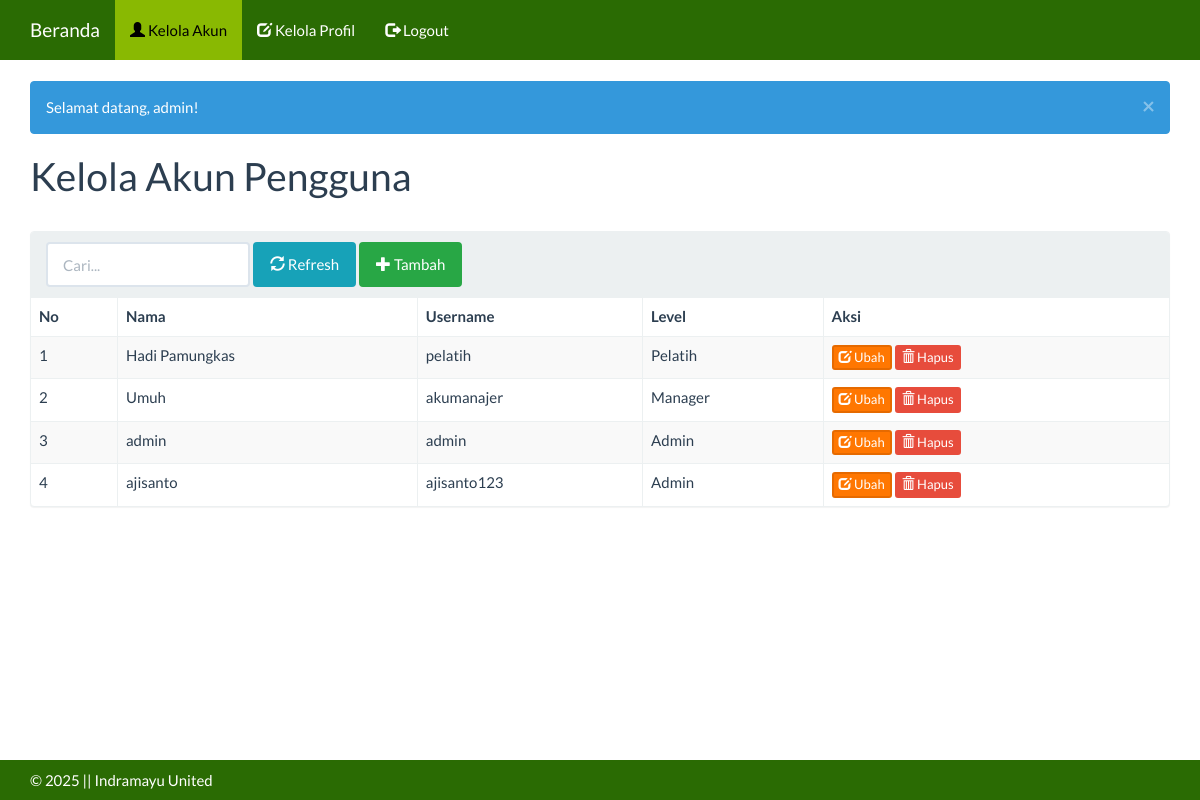
The app's page /index.php?m=akun (signed in), older data.
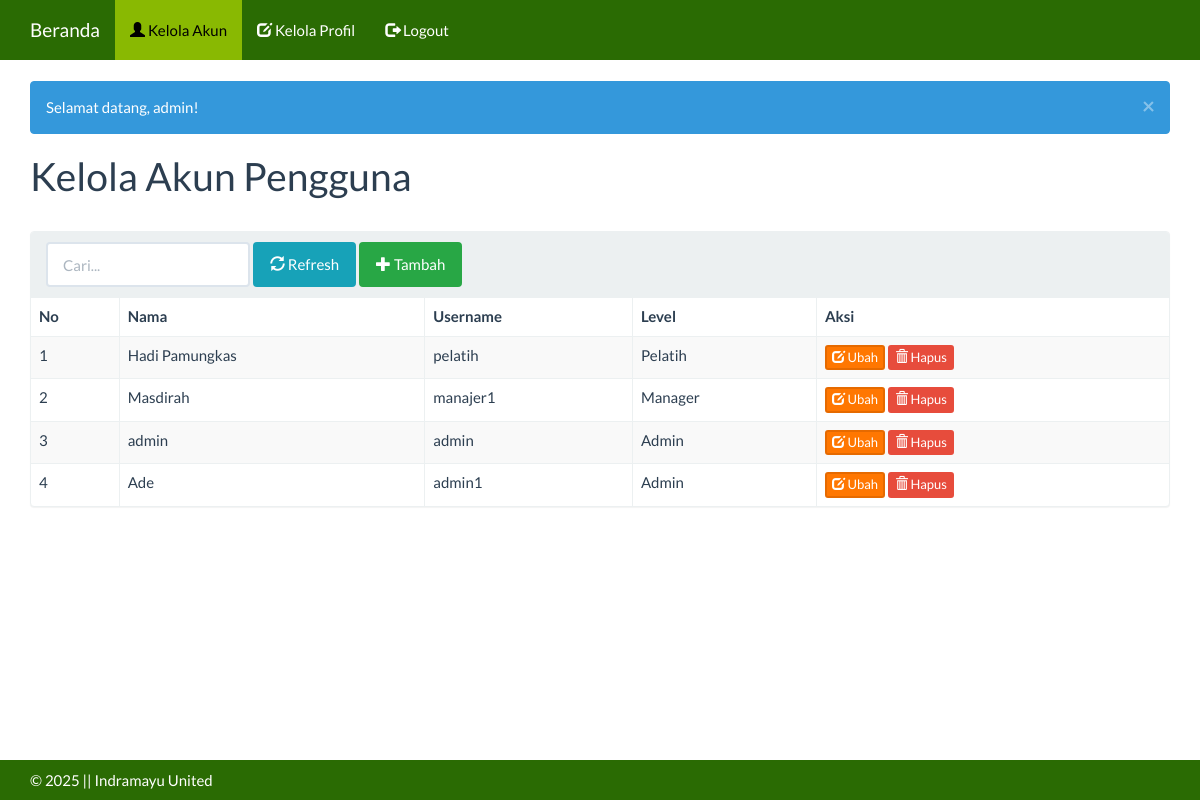
The same page, newer data.
### tables this page shows
CREATE TABLE `tb_user` (
  `id_akun` int(11) NOT NULL,
  `user` varchar(16) DEFAULT NULL,
  `nama` varchar(100) NOT NULL,
  `pass` varchar(255) DEFAULT NULL,
  `level` varchar(3) NOT NULL
);

### functions.php (called while the page is built, shortened)
<?php
include 'config.php';
include 'includes/db.php';
$db = new DB($config['server'], $config['username'], $config['password'], $config['database_name']);
include 'includes/general.php';
function get($key)
{
    return isset($_GET[$key]) ? $_GET[$key] : null;
}

### config.php (called while the page is built)
<?php
$config["server"]='localhost';
$config["username"]='root';
$config["password"]='';
$config["database_name"]='spk_indramayu_united';

### includes/db.php (called while the page is built, shortened)
<?php
class DB{
    var $conn = null;
    public function __construct($host, $username, $passwd, $dbname){
        $this->conn = mysqli_connect($host, $username, $passwd, $dbname);
    }
    public function query($sql){
        $query = mysqli_query($this->conn, $sql) or die('<pre>Error mysqli_query: ' . mysqli_error($this->conn) . '<br />' . $sql . '</pre>');
        return $query;
    }
    public function get_results($sql){
        $query = $this->query($sql);
        $arr = array();
        while($row = mysqli_fetch_object($query)){
            $arr[] = $row;
        }
        return $arr;
    }
}

### akun.php (the view, shortened to what this page needs)
<div class="page-header">
    <h1>Kelola Akun Pengguna</h1>
</div>
<div class="panel panel-default">
    <div class="panel-heading">
        <form class="form-inline">
            <div class="form-group">
                <input class="form-control" type="search" placeholder="Cari..." name="q" value="<?= get('q') ?>" />
            </div>
            <div class="form-group">
    <button class="btn btn-info"><span class="glyphicon glyphicon-refresh"></span> Refresh</button>
</div>
<div class="form-group">
    <a class="btn btn-success" href="?m=akun_tambah"><span class="glyphicon glyphicon-plus"></span> Tambah</a>
</div>
        </form>
    </div>
    <div class="table-responsive">
        <table class="table table-bordered table-hover table-striped">
            <thead>
                <tr>
                    <th>No</th>
                    <th>Nama</th>
                    <th>Username</th>
                    <th>Level</th>
                    <th>Aksi</th>
                </tr>
            </thead>
            <tbody>
                <?php
                $q = esc_field(get('q'));
                $rows = $db->get_results("SELECT * FROM tb_user WHERE nama LIKE '%$q%' OR user LIKE '%$q%' ORDER BY id_akun");
                $no = 0;
                $levels = [
                    '1' => 'Pelatih',
                    '2' => 'Manager',
                    '3' => 'Admin'
                ];
                foreach ($rows as $row) : ?>
                    <tr>
                        <td><?= ++$no ?></td>
                        <td><?= $row->nama ?></td>
                        <td><?= $row->user ?></td>
                        <td><?= $levels[$row->level] ?? 'Tidak Diketahui' ?></td>
                        <td>
                            <a class="btn btn-xs btn-warning" href="?m=akun_ubah&ID=<?= $row->id_akun ?>"><span class="glyphicon glyphicon-edit"></span> Ubah</a>
                            <a class="btn btn-xs btn-danger" href="aksi.php?act=akun_hapus&ID=<?= $row->id_akun ?>" onclick="return confirm('Yakin ingin menghapus data ini?')"><span class="glyphicon glyphicon-trash"></span> Hapus</a>
                        </td>
                    </tr>
                <?php endforeach; ?>
            </tbody>
        </table>
    </div>
</div>

Row changes from the older to the newer data that the page shows:
removed tb_user: nama "ajisanto", user "ajisanto123", level "Admin"
changed tb_user "Manager": nama "Umuh" → "Masdirah"; user "akumanajer" → "manajer1"
added tb_user: nama "Ade", user "admin1", level "Admin"
